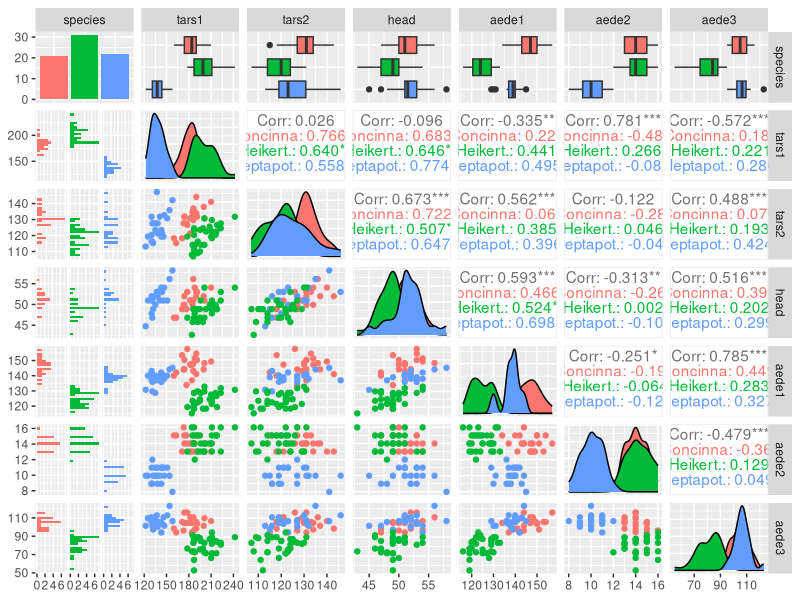
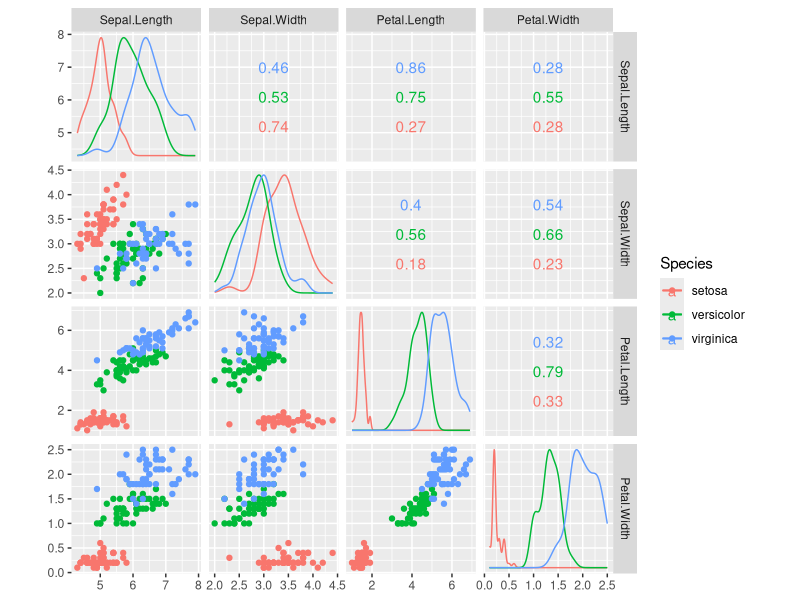
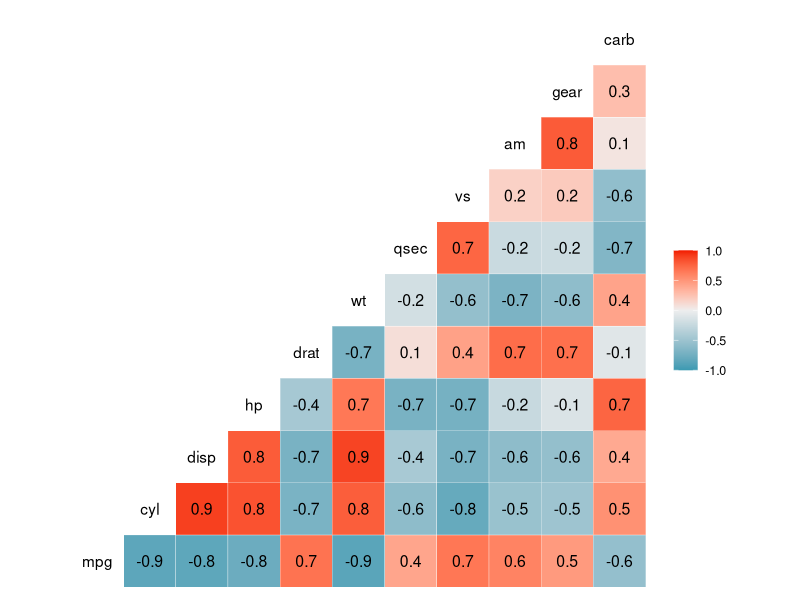
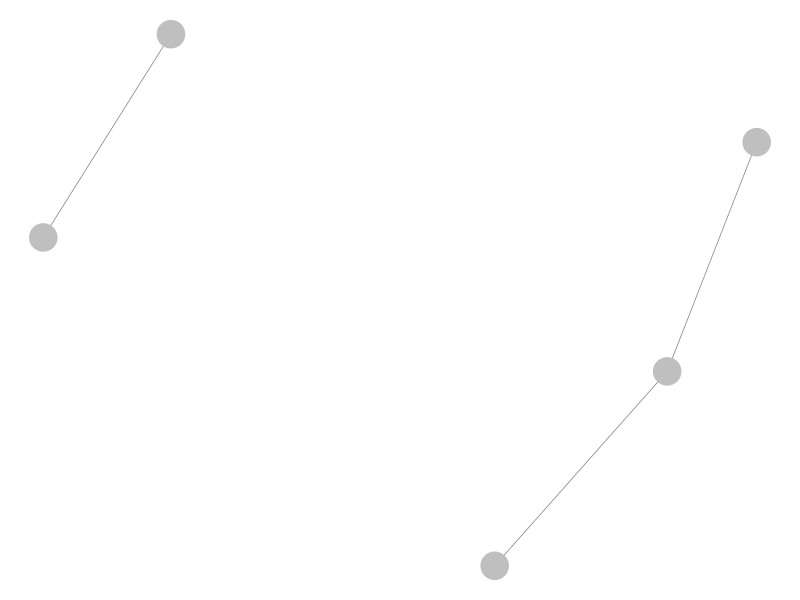
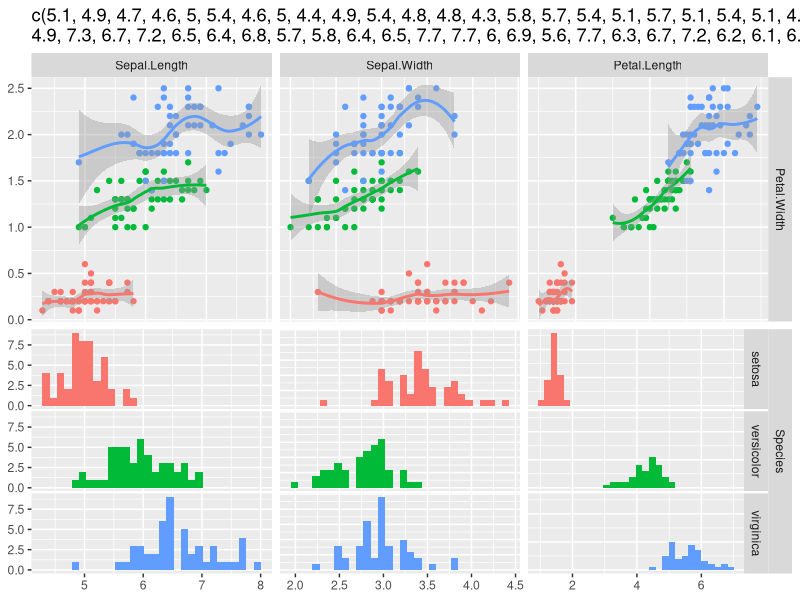
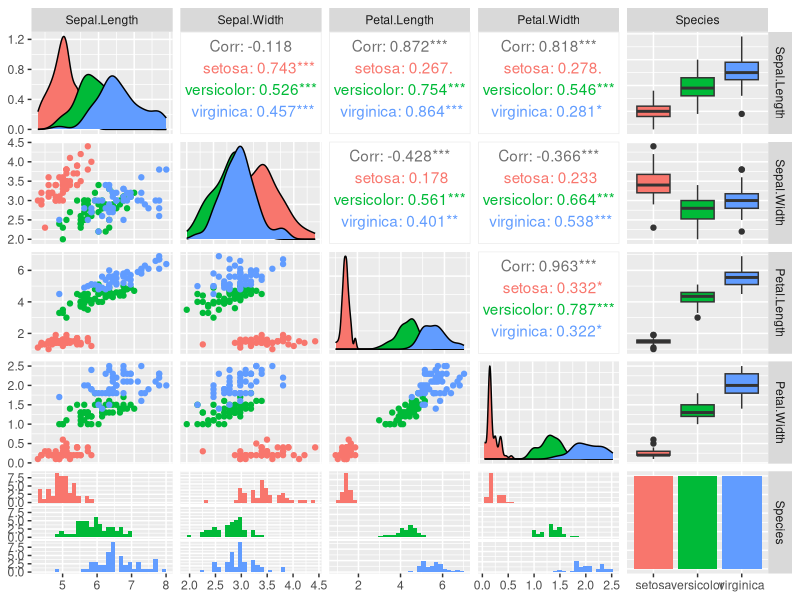

These charts were generated, in order, by the following R code: (Note: this script raises an error after producing the figures.)
#24-0817 sat 09:01

#
library(tidyverse)
library(GGally)

#GGally ----
GGally::baseball
australia_PISA2012
baseball
flea
happy
nasa
pigs
psychademic
tips
twitter_spambots



#1. 변수 간 관계를 시각화 ----
ggpairs(flea, aes(color = species))
flea |> str()
flea |> count(species)

#2. ggscatmat() - 간단한 산점도 행렬
ggscatmat(iris, columns = 1:4, color = "Species")

#3. ggcorr() - 상관 행렬 히트맵
ggcorr(mtcars, label = TRUE)

#4. ggnet2() - 네트워크 그래프
library(network)
net <- network(matrix(rbinom(25, 1, 0.2), nrow = 5))
ggnet2(net)

#5. ggduo() - 두 데이터 프레임 간 변수 쌍 비교
ggduo(iris, iris, columnsX = 1:3, columnsY = 4:5, mapping = aes(color = Species))

#
(pm <- ggpairs(iris, aes(color = Species)))
ggmatrix(list(pm, pm), 2, 1)


# ggparcoord() 함수 호출
ggparcoord(mtcars, columns = 1:5, groupColumn = "cyl", scale = "uniminmax")



#
install.packages('survival')
library(survival)
fit <- survfit(Surv(time, status) ~ sex, data = lung)
ggsurv(fit)

#
ggbivariate(flea, x = "aedeagus", y = "tars1", group = "Species")

#
fit <- lm(mpg ~ wt + hp + factor(cyl), data = mtcars)
ggcoef(fit, exponentiate = FALSE)

#baseball -----

# 1. ggpairs() - 산점도 행렬 및 히스토그램
ggpairs(baseball[, c("year", "stint", "hr", "rbi")], aes(color = factor(stint)))

# 2. ggscatmat() - 간단한 산점도 행렬
ggscatmat(baseball, columns = c("year", "stint", "hr", "rbi"), color = "team")

# 3. ggcorr() - 상관 행렬 히트맵
ggcorr(baseball[, c("year", "g", "ab", "r", "h", "hr", "rbi")], label = TRUE)

# 4. ggnet2() - 네트워크 그래프 (예시용 네트워크 데이터 필요)
library(network)
set.seed(123)
net_data <- network(matrix(rbinom(100, 1, 0.1), nrow = 10))
ggnet2(net_data)

# 5. ggduo() - 두 데이터 프레임 간 변수 쌍 비교
# 이 예시는 같은 데이터셋의 다른 부분을 비교합니다
ggduo(baseball, baseball, columnsX = c("year", "hr"), columnsY = c("rbi", "h"), mapping = aes(color = team))

# 6. ggmatrix() - ggplot 객체 행렬
pm <- ggpairs(baseball[, c("year", "hr", "rbi")], aes(color = factor(stint)))
ggmatrix(list(pm, pm), 2, 1)

# 7. ggparcoord() - 평행좌표 그래프

baseball
baseball$team <- as.factor(baseball$team)
ggparcoord(baseball, 
           columns = c("year", "hr", "rbi", "g"), 
           group = "team", 
           scale = "uniminmax")

(p_ <- GGally::print_if_interactive)
(p <- ggparcoord(data = diamonds.samp, columns = c(2, 5:10)))
diamonds.samp

#
ggparcoord(data = diamonds.samp, columns = c(2, 8,9,10))

#
mtcars |> 
  rownames_to_column('cars') |> 
  head(5) |> 
  ggparcoord(columns = c(1:5)) +
  facet_wrap(.~cars)


example(ggparcoord)
# 8. ggsurv() - 생존 분석 곡선 (생존 데이터 필요; baseball 데이터셋과 직접 연관 없음)
# 이 예시는 baseball 데이터셋에 적용할 수 없습니다. 생존 분석 데이터셋을 사용해야 합니다.

# 9. ggbivariate() - 이변량 분석 그래프
ggbivariate(baseball, x = "hr", y = "rbi", group = "team")

# 10. ggcoef() - 회귀 모델 계수 시각화
fit <- lm(hr ~ year + rbi + stint, data = baseball)
ggcoef(fit, exponentiate = FALSE)
